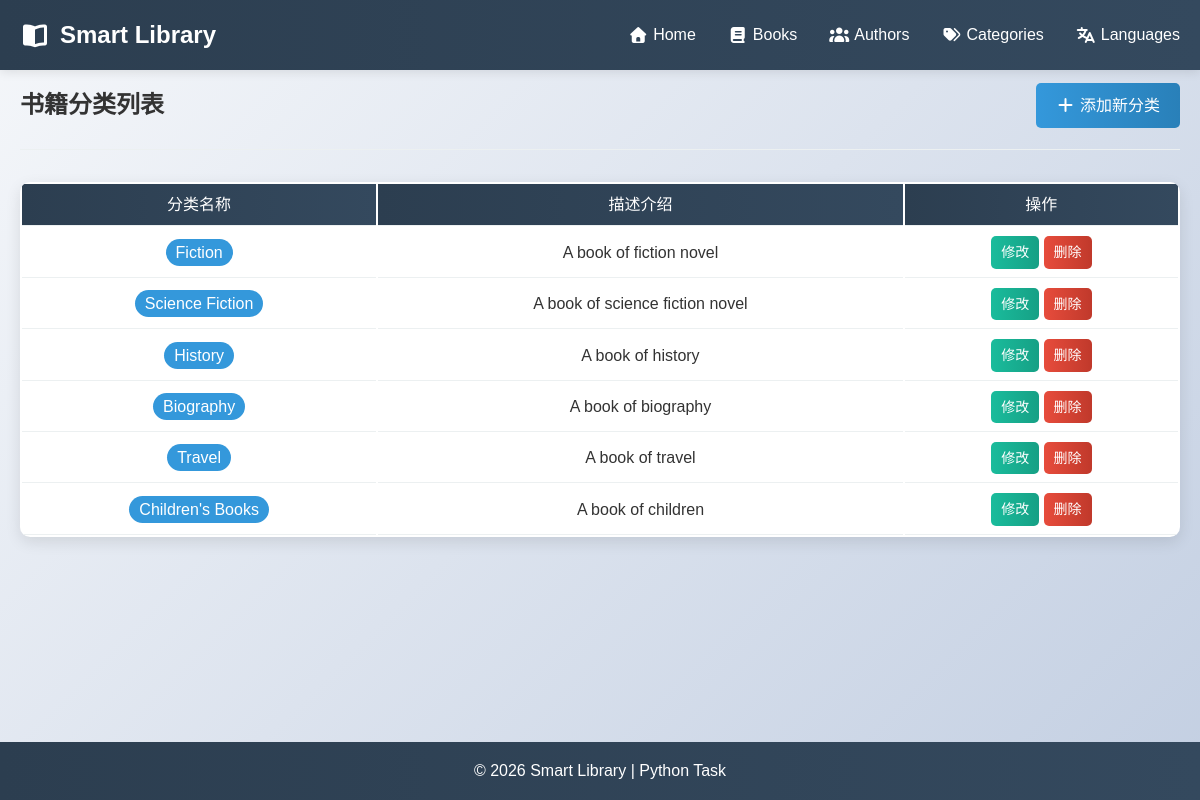
The page /categories on the database as committed earlier.
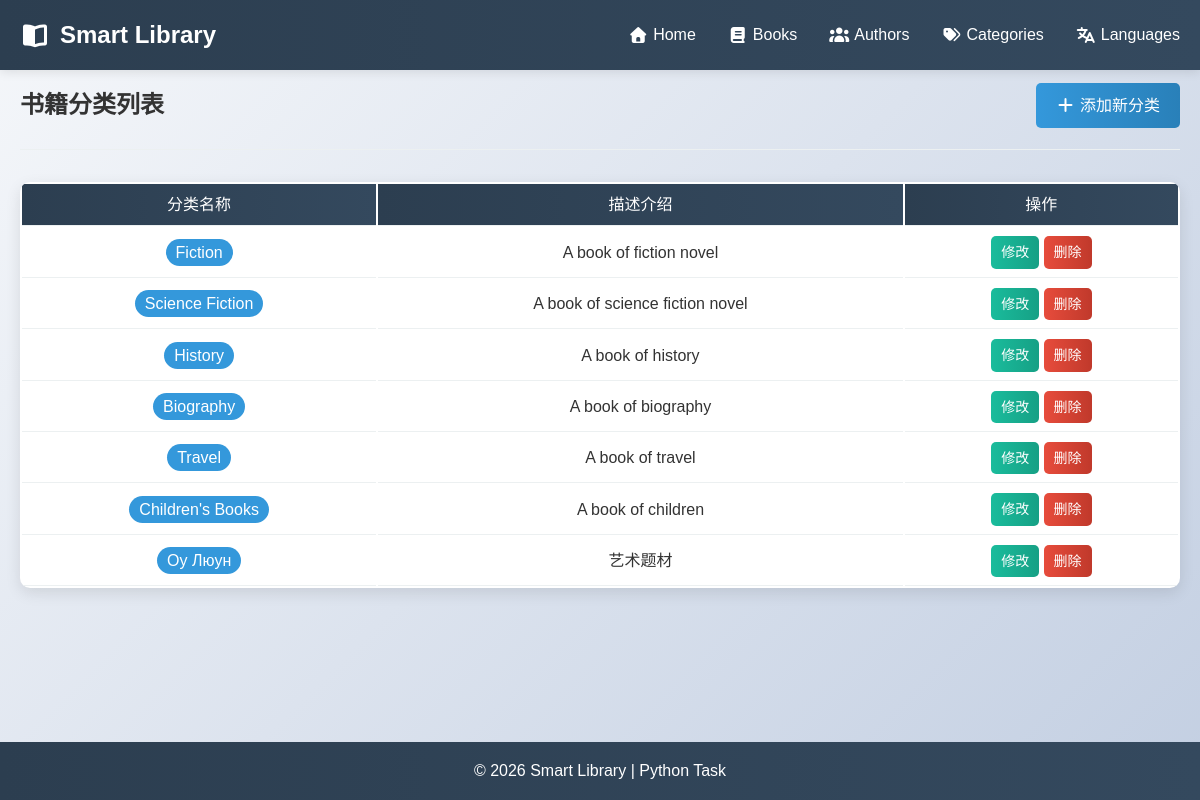
The same page on the database as committed later.
### models.py (models this page shows, shortened)
class Category(db.Model):
    id = db.Column(db.Integer, primary_key=True)
    name = db.Column(db.String(50), nullable=False, unique=True)
    description = db.Column(db.String(200))
    books = db.relationship('Book', backref='category', lazy=True)

### app.py (the view)
@app.route('/categories')
def list_categories():
    categories = Category.query.all()
    return render_template('categories.html', categories=categories)

### templates/categories.html (shortened to what this page needs)
{% extends "base.html" %}
{% block content %}
<section class="page-header">
    <h1 class="main_title">书籍分类列表</h1>
    <a href="{{ url_for('add_category') }}" class="btn btn-primary"><i class="fas fa-plus"></i> 添加新分类</a>
</section>
<div class="books-container">
    {% if categories %}
    <table class="books-table">
        <thead>
            <tr>
                <th>分类名称</th>
                <th>描述介绍</th>
                <th>操作</th>
            </tr>
        </thead>
        <tbody>
            {% for category in categories %}
            <tr>
                <td><span class="category-tag" style="font-size:1rem;">{{ category.name }}</span></td>
                <td>{{ category.description or '无描述' }}</td>
                <td>
                    <a href="{{ url_for('edit_category', category_id=category.id) }}" class="btn btn-small btn-info">修改</a>
                    <a href="{{ url_for('delete_category', category_id=category.id) }}" class="btn btn-small btn-danger">删除</a>
                </td>
            </tr>
            {% endfor %}
        </tbody>
    </table>
    {% else %}
    <div class="empty-state"><h3>暂无分类数据</h3></div>
    {% endif %}
</div>
{% endblock %}

Rows that differ between the two databases and show on the page:
added Category: name "Оу Люун", description "艺术题材"
